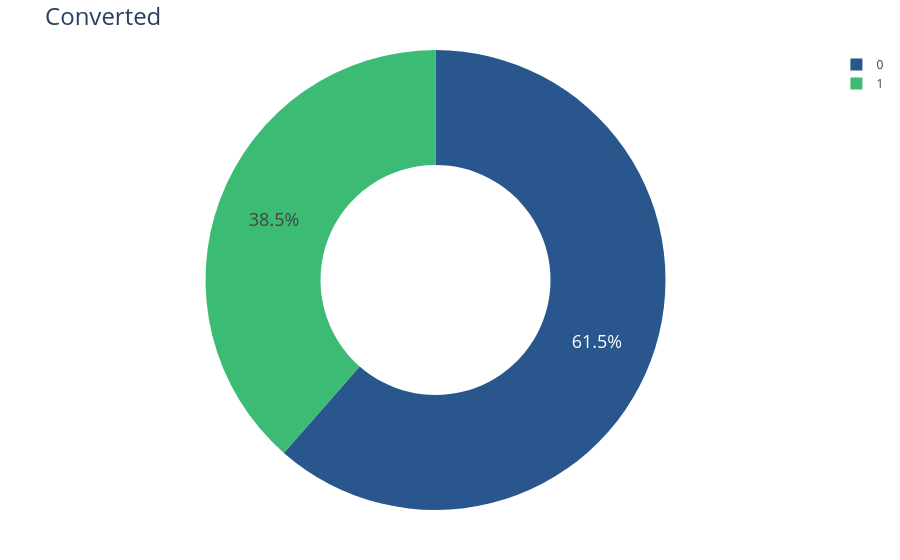

Here is the notebook cell this chart was saved with:
### Markdown cell above
## 3.5: Target Variable Analysis

### Code cell
import plotly.graph_objects as go

# Count data
count = df_['converted'].value_counts()

# Create a 3D-like pie chart (donut style)
fig = go.Figure(go.Pie(
    labels=count.index,
    values=count.values,
    hole=0.5,  # Makes it a donut
    marker=dict(colors=['#29568CFF', '#3CBB75FF']),
    hoverinfo='label+percent+value',
    textinfo='percent',
    textfont_size=18
))

fig.update_layout(
    title_text='Converted',
    title_font_size=24,
    showlegend=True,
    margin=dict(t=50, b=50, l=50, r=50)
)

# Show the chart
fig.show()

### Figure 1 — Plotly figure (JSON) as saved in the notebook; plotly's stock layout.template omitted (floating-point values rounded to 4 significant figures)
{"data": [{"hole": 0.5, "hoverinfo": "label+percent+value", "labels": [0, 1], "marker": {"colors": ["#29568CFF", "#3CBB75FF"]}, "textfont": {"size": 18}, "textinfo": "percent", "type": "pie", "values": [5679, 3561]}], "layout": {"margin": {"b": 50, "l": 50, "r": 50, "t": 50}, "showlegend": true, "title": {"font": {"size": 24}, "text": "Converted"}}}
